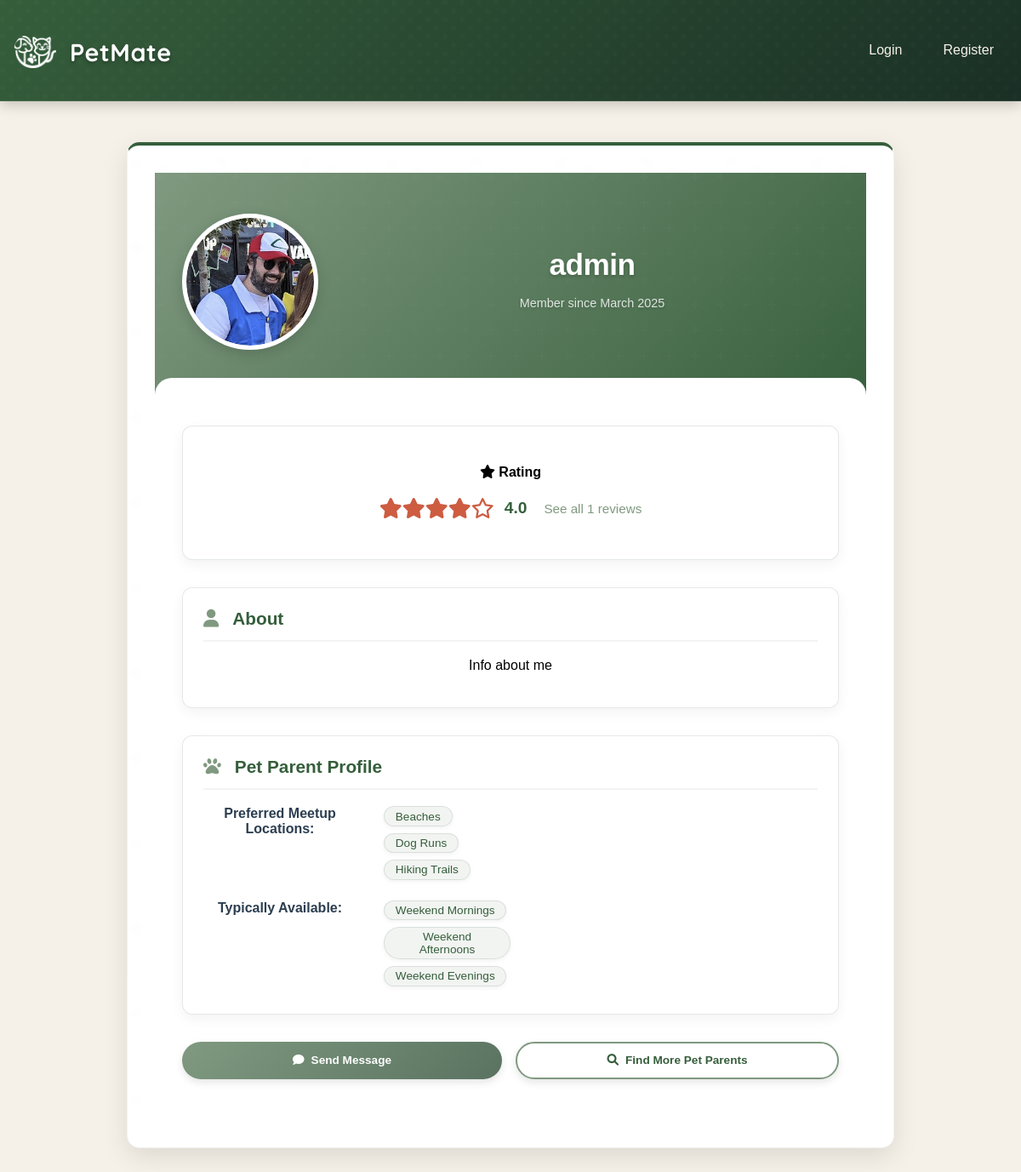
Page /user/1 on the committed database.
### app/models/user.py (models this page shows, shortened)
class User(db.Model, UserMixin):
    __tablename__ = 'users'
    id = db.Column(db.Integer, primary_key=True)
    username = db.Column(db.String(80), unique=True, nullable=False)
    email = db.Column(db.String(120), unique=True, nullable=False)
    password_hash = db.Column(db.String(128))
    name = db.Column(db.String(120))  # User's full name
    created_at = db.Column(db.DateTime, default=datetime.utcnow)
    profile_picture = db.Column(db.String(255))  # Store the filename of uploaded image
    bio = db.Column(db.Text)  # User bio
    location = db.Column(db.String(200))  # User location
    is_admin = db.Column(db.Boolean, default=False)
    account_status = db.Column(db.String(20), default='active')  # active, suspended, banned
    last_login = db.Column(db.DateTime)
    account_notes = db.Column(db.Text)  # Admin notes about the user
    preferred_meetup_types = db.Column(db.String(255))  # e.g., "parks,beaches,dog runs"
    availability = db.Column(db.String(255))  # e.g., "weekends,evenings"
    pet_owner_since = db.Column(db.Integer)  # Year they became a pet owner
    pet_experience_level = db.Column(db.String(50))  # e.g., "beginner", "intermediate", "expert"
    pets = db.relationship('Pet', backref='owner', lazy=True)
    hosted_playdates = db.relationship('Playdate', foreign_keys='Playdate.host_id', lazy=True)
    attended_playdates = db.relationship('Playdate', secondary=playdate_attendees, lazy=True)
    reviews_received = db.relationship('Review',
                                     foreign_keys='Review.reviewed_user_id',
                                     back_populates='reviewed_user',
                                     lazy='joined')
    reviews_given = db.relationship('Review',
                                  foreign_keys='Review.reviewer_id',
                                  back_populates='reviewer',
                                  lazy='joined')
    def get_average_rating(self):
        reviews = self.reviews_received
        if not reviews:
            return 0
        total = sum(review.rating for review in reviews)
        return round(total / len(reviews), 1)
    def get_reviews_count(self):
        from app.models.review import Review
        return Review.query.filter_by(reviewed_user_id=self.id).count()

### app/routes/main.py (the view)
@bp.route('/user/<int:user_id>')
def view_profile(user_id):
    user = User.query.get_or_404(user_id)
    pets = Pet.query.filter_by(owner_id=user.id).all()
    hosted_playdates = Playdate.query.filter_by(host_id=user.id).order_by(desc(Playdate.date)).limit(5).all()
    participant_playdates = Playdate.query.join(
        Playdate.pets
    ).filter(
        Pet.owner_id == user.id
    ).order_by(desc(Playdate.date)).limit(5).all()
    recent_playdates = list(set(hosted_playdates + participant_playdates))
    recent_playdates.sort(key=lambda x: x.date, reverse=True)
    recent_playdates = recent_playdates[:5]  # Limit to 5 most recent
    current_user_id = User.query.filter_by(username=session['username']).first().id if 'username' in session else None
    is_mobile = is_mobile_device(request)
    mode = request.args.get('mode', '')
    template = 'mobile_view_profile.html' if is_mobile and mode != 'desktop' else 'view_profile.html'
    return render_template(
        template,
        user=user,
        pets=pets,
        playdates=recent_playdates,
        current_user_id=current_user_id
    )

### app/routes/main.py (called while the page is built)
def is_mobile_device(request):
    user_agent = request.headers.get('User-Agent', '').lower()
    return any(device in user_agent.lower() for device in ['iphone', 'android', 'mobile', 'tablet'])

### app/templates/view_profile.html (shortened to what this page needs)
{% extends "base.html" %}
{% block content %}
<div class="container profile-container">
    <div class="profile-card">
        <div class="profile-header">
            <div class="profile-image-container">
                {% if user.profile_picture %}
                    <img src="{{ url_for('static', filename='profile_pictures/' + user.profile_picture) }}" alt="Profile Picture" class="profile-picture">
                {% else %}
                    <img src="{{ url_for('static', filename='profile_pictures/default_user.png') }}" alt="Default Profile Picture" class="profile-picture">
                {% endif %}
            </div>
            <div class="profile-name-info">
                <h3>{{ user.username }}</h3>
                <div class="profile-meta">
                    <p class="profile-joined">Member since {{ user.created_at.strftime('%B %Y') }}</p>
                </div>
            </div>
        </div>
        <div class="profile-body">
            <div class="user-rating-summary">
                <h4><i class="fas fa-star"></i> Rating</h4>
                <div class="rating-display">
                    <div class="rating-stars">
                        {% set avg_rating = user.get_average_rating() %}
                        {% for i in range(5) %}
                            {% if i < avg_rating|int %}
                                <i class="fas fa-star"></i>
                            {% elif i < avg_rating and i == avg_rating|int %}
                                <i class="fas fa-star-half-alt"></i>
                            {% else %}
                                <i class="far fa-star"></i>
                            {% endif %}
                        {% endfor %}
                    </div>
                    <span class="rating-value">{{ avg_rating }}</span>
                    <a href="{{ url_for('reviews.user_reviews', user_id=user.id) }}" class="reviews-link">
                        See all {{ user.get_reviews_count() }} reviews
                    </a>
                </div>
            </div>
            <div class="profile-section">
                <h4><i class="fas fa-user"></i> About</h4>
                <p>{{ user.bio or "No bio provided." }}</p>
            </div>
            <div class="profile-section">
                <h4><i class="fas fa-paw"></i> Pet Parent Profile</h4>
                <div class="profile-details">
                    {% if user.preferred_meetup_types %}
                        <div class="profile-detail-item">
                            <span class="detail-label">Preferred Meetup Locations:</span>
                            <span class="detail-value">
                                {% for type in user.preferred_meetup_types.split(',') %}
                                    <span class="tag">{{ type }}</span>
                                {% endfor %}
                            </span>
                        </div>
                    {% endif %}
                    {% if user.availability %}
                        <div class="profile-detail-item">
                            <span class="detail-label">Typically Available:</span>
                            <span class="detail-value">
                                {% for time in user.availability.split(',') %}
                                    <span class="tag">{{ time }}</span>
                                {% endfor %}
                            </span>
                        </div>
                    {% endif %}
                </div>
            </div>
            <div class="profile-actions">
                <a href="{{ url_for('messages.conversation', user_id=user.id) }}" class="button primary">
                    <i class="fas fa-comment"></i> Send Message
                </a>
                <a href="{{ url_for('main.search') }}" class="button secondary">
                    <i class="fas fa-search"></i> Find More Pet Parents
                </a>
            </div>
        </div>
    </div>
</div>
{% endblock %}

### app/static/mobile.css (style rules this page uses)
html { color-scheme: light only; forced-color-adjust: none; }
body { color-scheme: light only; -webkit-forced-color-adjust: none; forced-color-adjust: none; }

### app/static/how-it-works.css (style rules this page uses)
:root { --sage-green: #809980; --warm-brown: #966F50; --terracotta: #CD5C41; --deep-forest: #2F4858; --light-gray: #f7f9fc; }

### app/static/feature-cards.css (style rules this page uses)
:root { --sage-green: #809980; --warm-brown: #966F50; --terracotta: #CD5C41; --deep-forest: #355E3B; --light-gray: #f7f9fc; }

### app/templates/view_profile.html (style rules this page uses)
.container.profile-container { max-width: 900px; padding: 0; box-shadow: 0 10px 30px rgba(0, 0, 0, 0.1); border-radius: 15px; overflow: hidden; margin: 3rem auto; }
.profile-header { background: linear-gradient(135deg, var(--sage-green), var(--deep-forest)); position: relative; padding: 3rem 2rem 6rem; }
.profile-header::before { content: ''; position: absolute; top: 0; left: 0; right: 0; bottom: 0; opacity: 0.3; }
.profile-card { background-color: transparent; border-radius: 0; box-shadow: none; margin: 0; position: relative; border: none; }
.profile-image-container { width: 150px; height: 150px; border-radius: 50%; border: 5px solid white; box-shadow: 0 5px 15px rgba(0, 0, 0, 0.15); position: relative; z-index: 2; background-color: white; }
.profile-name-info { color: white; text-shadow: 0 2px 4px rgba(0, 0, 0, 0.2); }
.profile-name-info h3 { font-size: 2.2rem; margin-bottom: 0.5rem; color: white; }
.profile-meta { opacity: 0.9; display: block; }
.profile-joined, .profile-location { color: rgba(255, 255, 255, 0.9) !important; display: block; margin: 0 0 0.5rem 0; }
.profile-body { background: white; border-radius: 20px 20px 0 0; margin-top: -4rem; padding: 2rem; position: relative; z-index: 1; }
.user-rating-summary { background-color: white; border-radius: 12px; padding: 1.5rem; margin-bottom: 2rem; box-shadow: 0 5px 15px rgba(0, 0, 0, 0.05); border: 1px solid var(--border-light); }
.profile-section { background-color: white; border-radius: 12px; padding: 1.5rem; margin-bottom: 2rem; box-shadow: 0 5px 15px rgba(0, 0, 0, 0.05); border: 1px solid var(--border-light); transition: transform 0.3s ease, box-shadow 0.3s ease; }
.profile-section h4 { font-size: 1.3rem; border-bottom: 2px solid var(--bg-sage-light); padding-bottom: 0.8rem; margin-bottom: 1.2rem; color: var(--deep-forest); }
.profile-section h4 i { color: var(--sage-green); margin-right: 0.5rem; }
.tag { transition: all 0.3s ease; box-shadow: 0 2px 5px rgba(0, 0, 0, 0.05); border: 1px solid var(--border-light); }
.profile-actions { display: flex; gap: 1rem; margin-top: 1rem; flex-wrap: wrap; }
.profile-actions .button { flex: 1; min-width: 200px; text-align: center; padding: 0.8rem 1.5rem; border-radius: 50px; font-weight: 600; transition: all 0.3s ease; box-shadow: 0 4px 10px rgba(0, 0, 0, 0.1); }
.profile-actions .button i { margin-right: 0.5rem; }
.profile-actions .button.primary { background: linear-gradient(135deg, var(--sage-green), #5a7361); }
.profile-actions .button.secondary { background: white; color: var(--deep-forest); border: 2px solid var(--sage-green); font-weight: bold; }
.profile-details { display: flex; flex-wrap: wrap; }
.profile-detail-item { width: 50%; margin-bottom: 0.5rem; }
.detail-label { font-weight: bold; }
.detail-value { margin-left: 1rem; }

### rows in the picture
User: profile_picture (picture), username "admin", created_at "March 2025", get_reviews_count "1", bio "Info about me"

### other values in the picture
{{ avg_rating }} "4.0"
{{ type }} "Beaches" "Dog Runs" "Hiking Trails"
{{ time }} "Weekend Mornings" "Weekend Afternoons" "Weekend Evenings"
